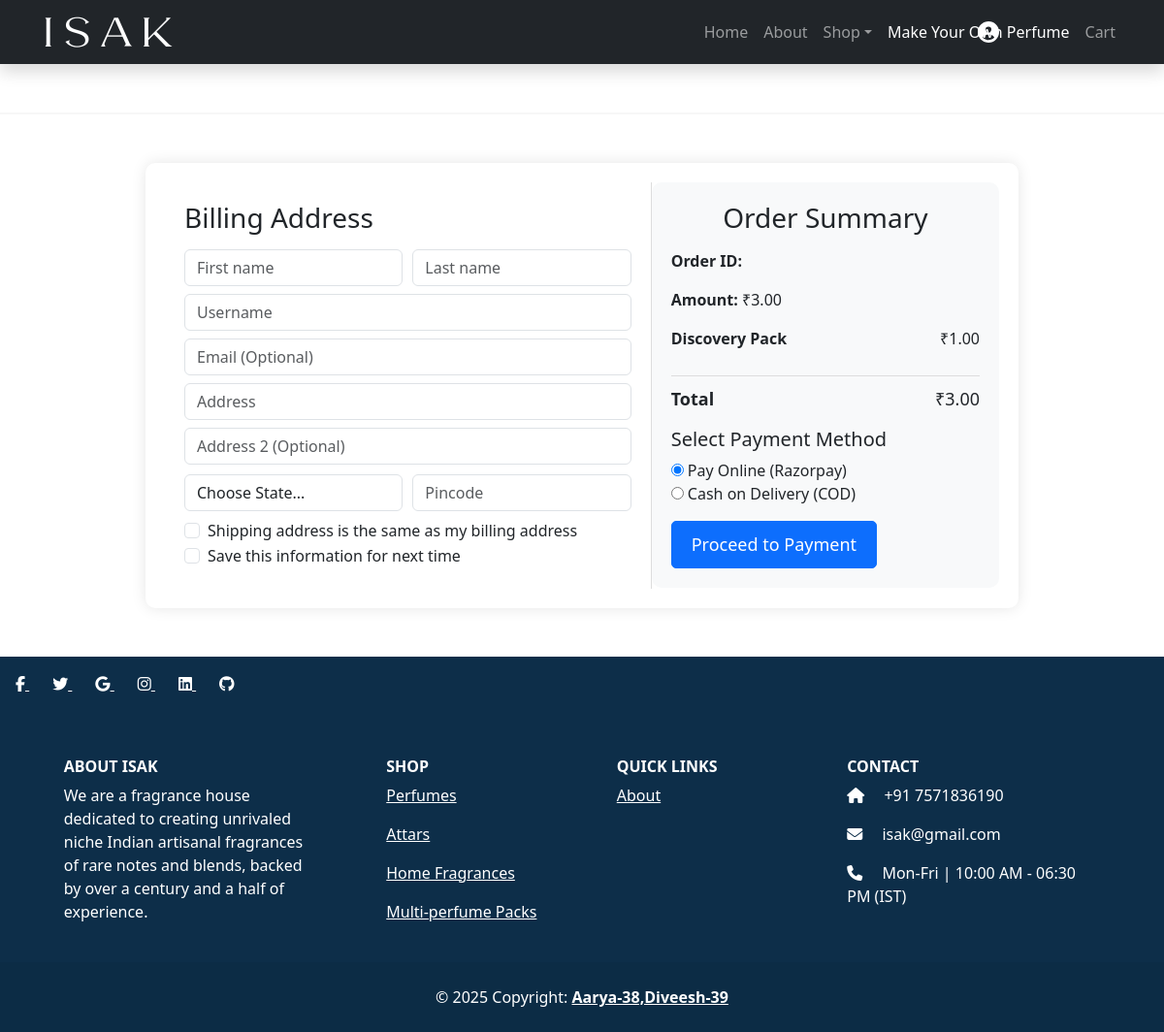
Page /checkout/ (signed in) on the earlier database version.
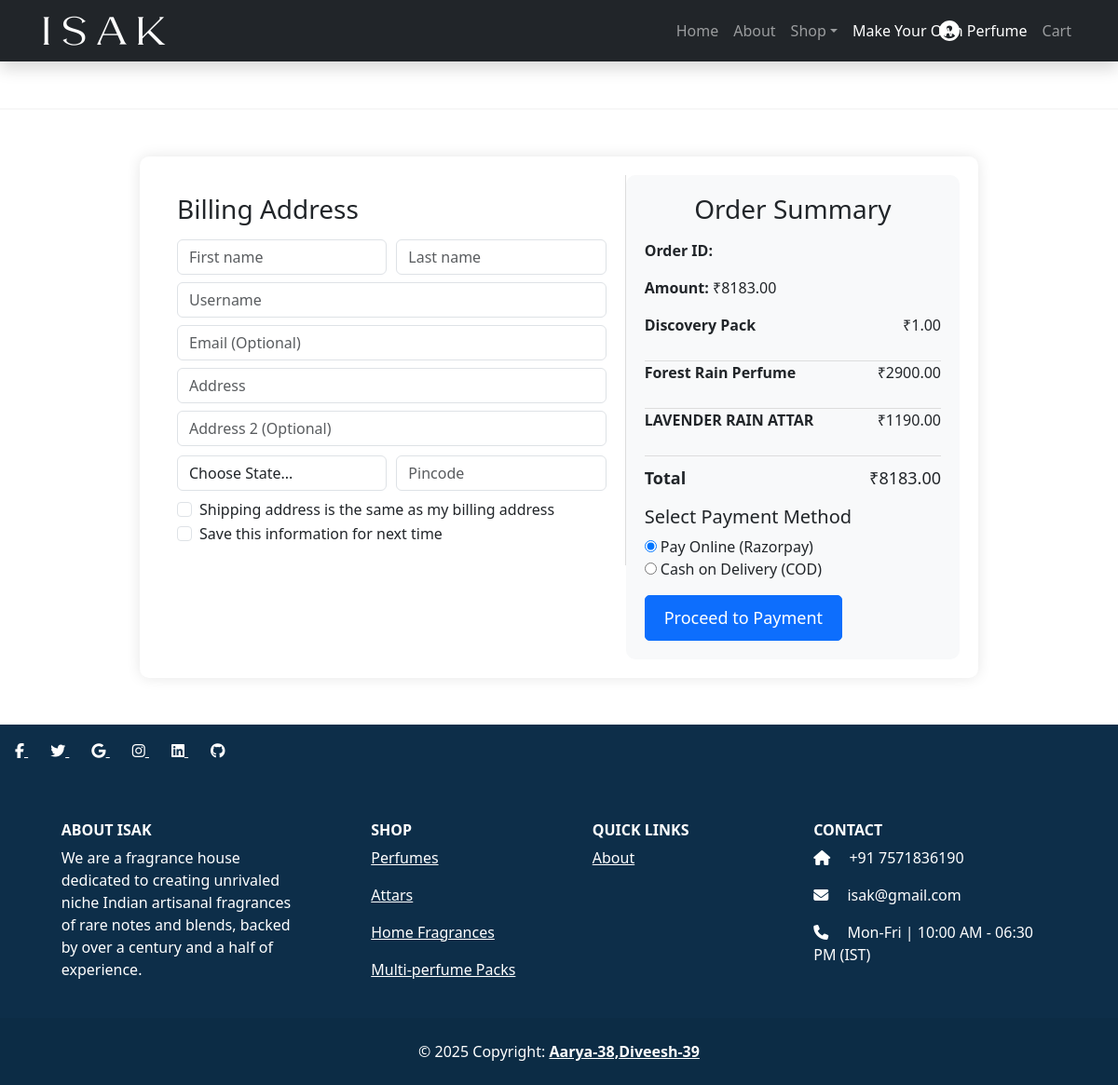
Same page on the later database version.
### store/models.py (models this page shows, shortened)
class Cart(models.Model):
    user = models.ForeignKey(settings.AUTH_USER_MODEL, on_delete=models.CASCADE, null=True, blank=True)  # User can be null for guests
    session_id = models.CharField(max_length=100, null=True, blank=True)  # Stores session ID for guest users
    product = models.ForeignKey('Product', on_delete=models.CASCADE)
    quantity = models.PositiveIntegerField(default=1)
    created_at = models.DateTimeField(auto_now_add=True)  # Stores the date when the product was added to the cart

class Product(models.Model):
    name = models.CharField(max_length=255)
    slug = models.SlugField(unique=True, blank=True)
    category = models.ForeignKey(Category, on_delete=models.CASCADE, related_name="products")
    description = models.TextField(blank=True)
    price = models.DecimalField(max_digits=10, decimal_places=2)
    stock = models.PositiveIntegerField(default=0)
    available = models.BooleanField(default=True)
    image = models.ImageField(upload_to='product_images/', null=True, blank=True)  # Image field added
    link = models.URLField(max_length=500, blank=True, null=True)  # Optional product page link
    top_note = models.CharField(max_length=255, blank=True, null=True)
    heart_note = models.CharField(max_length=255, blank=True, null=True)
    base_note = models.CharField(max_length=255, blank=True, null=True)
    size = models.CharField(max_length=50, blank=True, null=True)  # Example: "12ml"

### store/views.py (the view)
# urls.py: path("checkout/", checkout, name="checkout"),
def checkout(request):
    if not request.user.is_authenticated:
        return redirect("login")
    cart_items = Cart.objects.filter(user=request.user)
    if not cart_items.exists():
        return render(request, "store/checkout.html", {"error": "Cart is empty"})
    total_price = sum(item.product.price * item.quantity for item in cart_items)
    return render(request, "store/checkout.html", {
        "cart_items": cart_items,
        "total_price": total_price,
        "razorpay_key": settings.RAZORPAY_KEY_ID,
    })

### store/templates/store/checkout.html (shortened to what this page needs)
{% extends 'store/base.html' %}
{% block content %}
<body data-page="other">
<hr style="margin: 50px 0; border-top: 2px solid #ddd;">
<div class="container">
    <div class="row justify-content-between align-items-start"
        style="max-width: 900px; margin: 50px auto; padding: 20px; background: white; border-radius: 10px; box-shadow: 0px 0px 15px rgba(0, 0, 0, 0.1); display: flex; flex-wrap: wrap;">
        <div class="col-md-7" style="padding: 20px; border-right: 1px solid #ddd;">
            <h3 style="margin-bottom: 15px;">Billing Address</h3>
            <div style="display: flex; gap: 10px;">
                <input type="text" placeholder="First name" class="form-control">
                <input type="text" placeholder="Last name" class="form-control">
            </div>
            <input type="text" placeholder="Username" class="form-control mt-2">
            <input type="email" placeholder="Email (Optional)" class="form-control mt-2">
            <input type="text" placeholder="Address" class="form-control mt-2">
            <input type="text" placeholder="Address 2 (Optional)" class="form-control mt-2">
            <div style="display: flex; gap: 10px; margin-top: 10px;">
                <select class="form-control" id="state-dropdown">
                    <option value="">Choose State...</option>
                </select>
                <input type="text" placeholder="Pincode" class="form-control" id="pincode" pattern="[0-9]{6}" title="Enter a valid 6-digit Pincode">
            </div>
            <div class="form-check mt-2">
                <input type="checkbox" class="form-check-input" id="same-address">
                <label for="same-address" class="form-check-label">Shipping address is the same as my billing address</label>
            </div>
            <div class="form-check">
                <input type="checkbox" class="form-check-input" id="save-info">
                <label for="save-info" class="form-check-label">Save this information for next time</label>
            </div>
        </div>
        <div class="col-md-5" style="padding: 20px; background: #f8f9fa; border-radius: 10px;">
            <h3 style="margin-bottom: 15px; text-align: center;">Order Summary</h3>
            <p><strong>Order ID:</strong> {{ razorpay_order_id }}</p>
            <p><strong>Amount:</strong> ₹{{ total_price }}</p>
            <div class="order-items">
                {% for item in cart_items %}
                <div style="border-bottom: 1px solid #ddd; padding-bottom: 10px;">
                    <p><strong>{{ item.product.name }}</strong> <span style="float: right;">₹{{ item.product.price }}</span></p>
                </div>
                {% endfor %}
                <p style="margin-top: 10px; font-size: 18px;"><strong>Total</strong> <span style="float: right;">₹{{ total_price }}</span></p>
            </div>
            <div class="payment-options mt-3">
                <h5>Select Payment Method</h5>
                <input type="radio" name="payment_method" value="razorpay" checked> Pay Online (Razorpay) <br>
                <input type="radio" name="payment_method" value="cod"> Cash on Delivery (COD) <br>
            </div>
            <button id="pay-button" class="btn btn-primary btn-block mt-3" style="font-size: 18px; padding: 10px 20px; border-radius: 5px; cursor: pointer;">
                Proceed to Payment
            </button>
        </div>
    </div>
</div>
{% endblock %}

Differences in the rows shown:
added Cart: product.name "Forest Rain Perfume", product.price "2900.00"
added Cart: product.name "LAVENDER RAIN ATTAR", product.price "1190.00"
Other differences:
{{ total_price }}: "3.00" → "8183.00"
